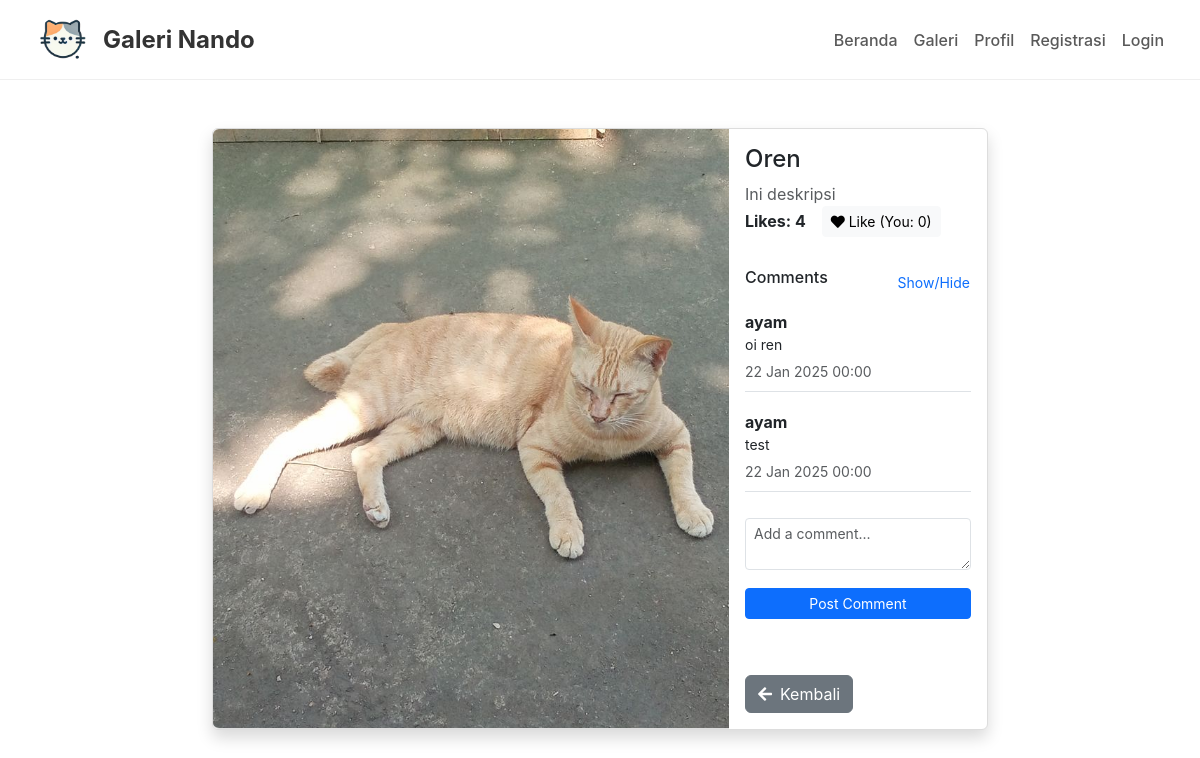
Screenshot of /detail-image.php?id=40 with the database file from the repository.
### tables this page shows
CREATE TABLE `foto` (
  `FotoID` int(11) NOT NULL,
  `JudulFoto` varchar(255) NOT NULL,
  `Deskripsi` text NOT NULL,
  `TanggalUnggah` date NOT NULL,
  `Gambar` varchar(255) NOT NULL,
  `Album_ID` int(11) NOT NULL,
  `UserID` int(11) NOT NULL
);

CREATE TABLE `komentar` (
  `KomentarID` int(11) NOT NULL,
  `FotoID` int(11) NOT NULL,
  `UserID` int(11) NOT NULL,
  `IsiKomentar` text NOT NULL,
  `TanggalKomentar` date NOT NULL
);

CREATE TABLE `user` (
  `UserID` int(11) NOT NULL,
  `Username` varchar(255) NOT NULL,
  `Password` varchar(255) NOT NULL,
  `Email` varchar(255) NOT NULL,
  `NamaLengkap` varchar(255) NOT NULL,
  `Alamat` text NOT NULL,
  `role` enum('user','admin') NOT NULL DEFAULT 'user'
);

### detail-image.php (the view, shortened to what this page needs)
<?php
include 'db.php';
$foto_id = $_GET['id'];
$query = mysqli_query($conn, "SELECT * FROM Foto WHERE FotoID = '$foto_id'");
$foto = mysqli_fetch_object($query);
function getReturnUrl() {
    return 'index.php';
}
$comments = mysqli_query($conn, "SELECT
    Komentar.IsiKomentar,
    Komentar.KomentarID,
    Komentar.UserID as KomentarUserID,
    Komentar.TanggalKomentar,
    User.Username
    FROM Komentar
    JOIN User ON Komentar.UserID = User.UserID
    WHERE Komentar.FotoID = '$foto_id'
    ORDER BY Komentar.TanggalKomentar DESC");
$likes = mysqli_query($conn, "SELECT COUNT(*) AS total_likes FROM `Like` WHERE FotoID = '$foto_id'");
$total_likes = mysqli_fetch_object($likes)->total_likes;
$user_likes = 0;
?>
<!DOCTYPE html>
<html lang="en">
<head>
    <link href="https://cdn.jsdelivr.net/npm/bootstrap@5.3.0-alpha1/dist/css/bootstrap.min.css" rel="stylesheet">
    <link rel="stylesheet" href="https://cdnjs.cloudflare.com/ajax/libs/font-awesome/5.15.3/css/all.min.css">
    <link rel="stylesheet" href="css/detail-image.css">
</head>
<body>
<nav class="navbar navbar-expand-lg navbar-light">
        <div class="container-fluid">
        <a class="navbar-brand" href="index.php" style="display: flex; align-items: center; padding: 10px;">
            <img src="Sample-gambar/logo.png" alt="Logo" style="max-height: 50px; width: auto; margin-right: 15px; border-radius: 100%;">
            <span style="font-size: 1.5rem; font-weight: bold; color: #333;">Galeri Nando</span>
        </a>
        <div class="collapse navbar-collapse" id="navbarNav">
                <ul class="navbar-nav ms-auto">
                    <li class="nav-item"><a class="nav-link" href="index.php">Beranda</a></li>
                    <li class="nav-item"><a class="nav-link" href="galeri.php">Galeri</a></li>
                    <li class="nav-item"><a class="nav-link" href="profil.php">Profil</a></li>
                    <?php if (isset($_SESSION['status_login']) && $_SESSION['status_login'] == true): ?>
                    <li class="nav-item"><a class="nav-link" href="keluar.php">Logout</a></li>
                    <?php else: ?>
                    <li class="nav-item"><a class="nav-link" href="registrasi.php">Registrasi</a></li>
                    <li class="nav-item"><a class="nav-link" href="login.php">Login</a></li>
                    <?php endif; ?>
                </ul>
            </div>
        </div>
    </nav>
<div class="container-fluid py-5">
    <div class="row justify-content-center">
        <div class="col-lg-8">
            <div class="card shadow">
                <div class="row g-0">
                    <div class="col-md-8">
                        <img src="foto/<?php echo $foto->Gambar; ?>" class="img-fluid rounded-start h-100 w-100 object-fit-cover" alt="Foto" style="max-height: 600px;">
                    </div>
                    <div class="col-md-4">
                        <div class="card-body h-100 d-flex flex-column">
                            <div>
                                <h4 class="card-title"><?php echo $foto->JudulFoto; ?></h4>
                                <p class="card-text text-muted"><?php echo $foto->Deskripsi; ?></p>
                            </div>
                            <div class="mb-3">
                                <div class="d-flex align-items-center gap-3 mb-2">
                                    <span class="fw-bold">Likes: <?php echo $total_likes; ?></span>
                                    <a href="detail-image.php?id=<?php echo $foto_id; ?>&like=true"
                                    class="btn btn-light btn-sm">
                                        <i class="fas fa-heart <?php echo ($user_likes > 0) ? 'text-danger' : ''; ?>"></i>
                                        <?php echo "Like (You: {$user_likes})"; ?>
                                    </a>
                                </div>
                            </div>
                            <div class="flex-grow-1">
                                <div class="d-flex justify-content-between align-items-center mb-2">
                                    <h6 class="mb-0">Comments</h6>
                                    <button class="btn btn-link btn-sm text-decoration-none p-0"
                                            type="button"
                                            data-bs-toggle="collapse"
                                            data-bs-target="#commentsDropdown">
                                        Show/Hide
                                    </button>
                                </div>
                                <div class="collapse show" id="commentsDropdown">
                                    <div class="comments-container overflow-auto mb-3" style="max-height: 300px;">
                                        <?php
                                        if (mysqli_num_rows($comments) > 0) {
                                            while ($comment = mysqli_fetch_array($comments)) {
                                                $commentDate = new DateTime($comment['TanggalKomentar']);
                                                ?>
                                                <div class="comment border-bottom py-2">
                                                    <div class="d-flex justify-content-between align-items-start">
                                                        <div>
                                                            <strong><?php echo htmlspecialchars($comment['Username']); ?></strong>
                                                            <p class="mb-1 small"><?php echo htmlspecialchars($comment['IsiKomentar']); ?></p>
                                                            <small class="text-muted">
                                                                <?php echo $commentDate->format('d M Y H:i'); ?>
                                                            </small>
                                                        </div>
                                                    </div>
                                                </div>
                                                <?php
                                            }
                                        } else {
                                            echo "<p class='text-muted small'>No comments yet.</p>";
                                        }
                                        ?>
                                    </div>
                                </div>
                                <form method="POST" class="mt-auto">
                                    <textarea name="isi_komentar"
                                            class="form-control form-control-sm mb-2"
                                            placeholder="Add a comment..."
                                            rows="2"
                                            required></textarea>
                                    <button type="submit"
                                            name="submit_comment"
                                            class="btn btn-primary btn-sm w-100">
                                        Post Comment
                                    </button>
                                </form>
                            </div>
                                <div class="text-start mt-3">
                                    <a href="<?php echo getReturnUrl(); ?>" class="btn btn-secondary">
                                        <i class="fas fa-arrow-left me-2"></i>Kembali
                                    </a>
                                </div>
                            </div>
                        </div>
                    </div>
                </div>
            </div>
        </div>
    </div>
</body>
</html>

### css/detail-image.css (style rules this page uses)
:root { --primary-color: #ffaf72; --secondary-color: #767676; --background-color: #fff; --hover-color: #f0f0f0; }
body { background-color: var(--background-color); font-family: -apple-system, BlinkMacSystemFont, "Segoe UI", Roboto, Oxygen-Sans, Ubuntu, Cantarell, "Fira Sans", "Droid Sans", "Helvetica Neue", Helvetica, "ヒラギノ角ゴ Pro W3", "Hiragino Kaku Gothic Pro", メイリオ, Meiryo, "ＭＳ Ｐゴシック", Arial, sans-serif; }
.navbar { height: 80px; box-shadow: none; border-bottom: 1px solid #efefef; padding: 0.5rem 1rem; }
.navbar-brand { font-size: 24px; font-weight: 600; color: var(--primary-color); }
.nav-link { font-weight: 500; padding: 8px 16px; border-radius: 24px; transition: background-color 0.3s; }
.card { border: 1px solid #ddd; box-shadow: 0 4px 6px rgba(0, 0, 0, 0.1); }
.card img { width: 100%; height: auto; border-bottom: 1px solid #ddd; }
.comment { display: flex; align-items: center; margin-bottom: 10px; }
textarea { width: 100%; padding: 10px; border: 1px solid #ddd; border-radius: 5px; margin-top: 10px; }
button { background-color: #3897f0; color: white; border: none; padding: 10px 20px; border-radius: 5px; margin-top: 10px; cursor: pointer; }

### rows the page displays
foto: Gambar (picture), JudulFoto "Oren", Deskripsi "Ini deskripsi"
komentar: UserID.Username "ayam", IsiKomentar "oi ren", TanggalKomentar "22 Jan 2025 00:00"
komentar: UserID.Username "ayam", IsiKomentar "test", TanggalKomentar "22 Jan 2025 00:00"

### other values shown
$total_likes "4"
$user_likes "0"
